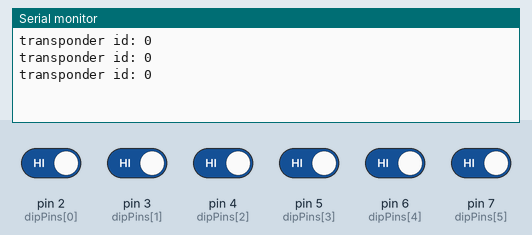
A sketch run on a simulated Arduino Uno, built with avr-gcc and run on an emulated ATmega328P. On the bench: the last lines printed to the serial monitor. The inputs (shaded band) are chosen by the test bench; at power-on: pin 2 (dipPins[0]), pin 3 (dipPins[1]), pin 4 (dipPins[2]), pin 5 (dipPins[3]), pin 6 (dipPins[4]), pin 7 (dipPins[5]) HIGH.

Above: at 2.8 s.
2.9 s: pin 2 (dipPins[0]) driven LOW
At 3.7 s:
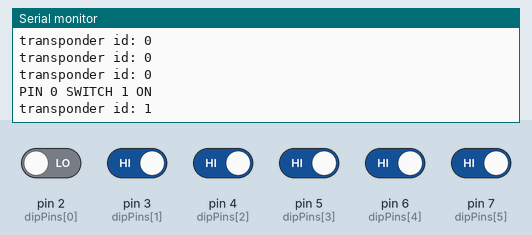
5.5 s: pin 3 (dipPins[1]) driven LOW
At 6.8 s:
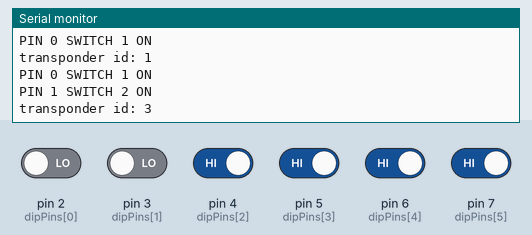
7.0 s: pin 4 (dipPins[2]) driven LOW
At 7.8 s:
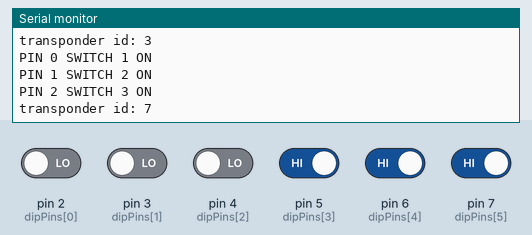
11.1 s: pin 5 (dipPins[3]) driven LOW
At 12.6 s:
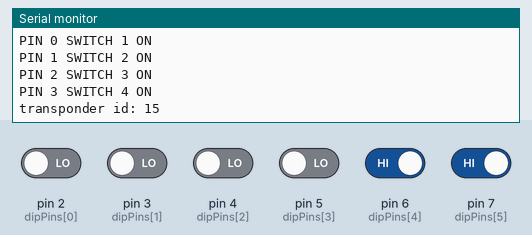
15.2 s: pin 2 (dipPins[0]) driven HIGH
At 17.0 s:
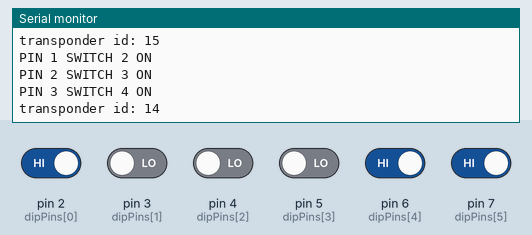
19.3 s: pin 6 (dipPins[4]) driven LOW
At 21.1 s:
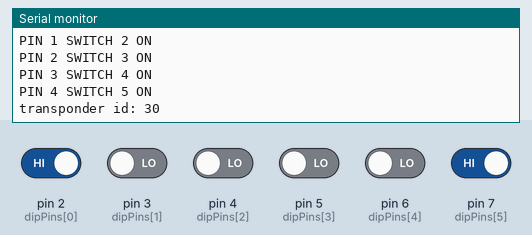
Timing chart, 0 to 21.8 s (numbered marks = the images above; inputs shaded):
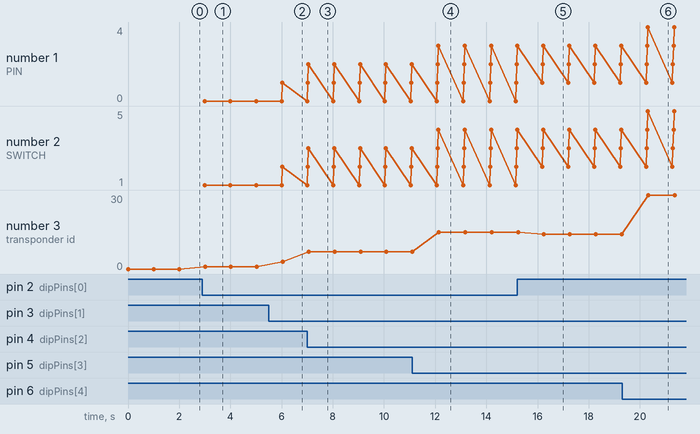

The sketch:

dip_switch_reading.ino
```cpp
#define BIT_SET(a,b) ((a) |= (1<<(b)))
#define BIT_CLEAR(a,b) ((a) &= ~(1<<(b)))
#define BIT_FLIP(a,b) ((a) ^= (1<<(b)))
#define BIT_CHECK(a,b) ((a) & (1<<(b)))

int dipPins[] = {2,3,4,5,6,7}; //DIP Switch Pins
#define NUM_DIP_SWITCH_PINS 6

unsigned int transponder_id = 0;

void setup_transponder_id_dip_switch(){


   for(int i = 0; i < NUM_DIP_SWITCH_PINS; i++){
    pinMode(dipPins[i], INPUT_PULLUP);      // sets the digital pin 2-5 as input
    digitalWrite(dipPins[i], HIGH); //Set pullup resistor on
   }
}

void read_transpoder_id_by_dip_switch(){
  for(int i = 0; i < NUM_DIP_SWITCH_PINS ; i++){
    if(digitalRead(dipPins[i]) == LOW){
      Serial.print("PIN ");
      Serial.print(i);
      Serial.print(" SWITCH ");
      Serial.print(i+1);
      Serial.println(" ON");
      BIT_SET(transponder_id,i);
    }else{
      BIT_CLEAR(transponder_id,i);
    }
  }


   Serial.print("transponder id: ");
   Serial.println(transponder_id);
   // we don't allow a transponder of 0
   if(transponder_id == 0){
    transponder_id = 1;
   }
}

void setup() {
  Serial.begin(9600);
  setup_transponder_id_dip_switch();
}

void loop() {
  // put your main code here, to run repeatedly:
  read_transpoder_id_by_dip_switch();
  delay(1000);
}
```

Measured:
- after the input at 2.9 s, the serial monitor: prints a new line after 0.10 s (image 1)
- after the input at 5.5 s, the serial monitor: prints a new line after 0.52 s (image 2)
- after the input at 7.0 s, the serial monitor: prints a new line at once (image 3)
- after the input at 11.1 s, the serial monitor: prints a new line after 1.0 s (image 4)
- after the input at 15.2 s, the serial monitor: prints a new line after 1.0 s (image 5)
- after the input at 19.3 s, the serial monitor: prints a new line after 1.0 s (image 6)
- plotted number 2: 1 → 2 after the input at 5.5 s, 4 → 5 after the input at 19.3 s
- plotted number 3: 0 → 1 after the input at 2.9 s, 1 → 3 after the input at 5.5 s, 3 → 7 after the input at 7.0 s, 7 → 15 after the input at 11.1 s, 15 → 14 after the input at 15.2 s
